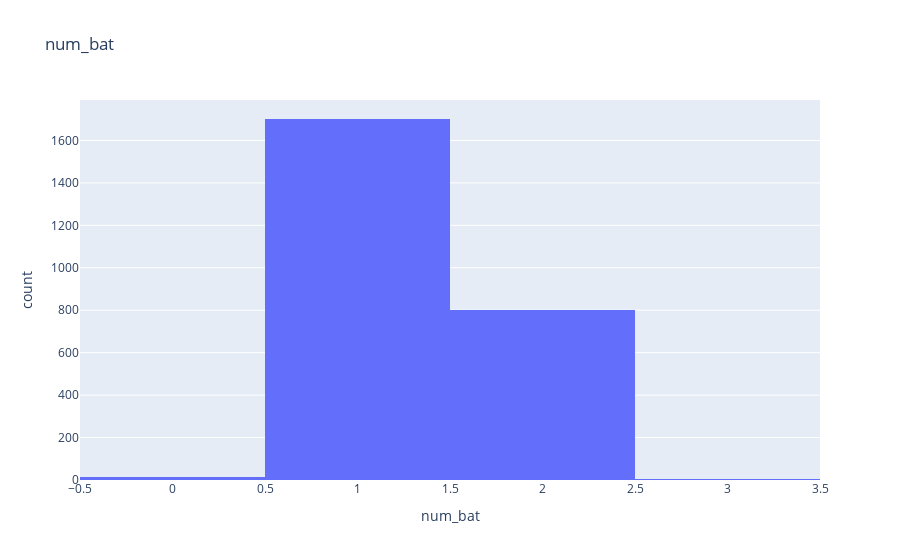

Notebook source saved alongside this figure:
### Code cell
# Check distribution of num_bat.
fig_tmp = px.histogram(df_raw_hh, x= "num_bat", title= "num_bat")
fig_tmp.show()

# Seems we need to deal with some extreams.

### Figure 1 — Plotly figure (JSON) as saved in the notebook; plotly's stock layout.template omitted (floating-point values rounded to 4 significant figures; data arrays with more than 128 entries replaced by an {"elided": "..."} marker saying what was removed)
{"data": [{"alignmentgroup": "True", "bingroup": "x", "hovertemplate": "num_bat=%{x}<br>count=%{y}<extra></extra>", "legendgroup": "", "marker": {"color": "#636efa", "pattern": {"shape": ""}}, "name": "", "offsetgroup": "", "orientation": "v", "showlegend": false, "type": "histogram", "x": {"elided": "2520 int values"}, "xaxis": "x", "yaxis": "y"}], "layout": {"barmode": "relative", "legend": {"tracegroupgap": 0}, "title": {"text": "num_bat"}, "xaxis": {"anchor": "y", "domain": [0, 1], "title": {"text": "num_bat"}}, "yaxis": {"anchor": "x", "domain": [0, 1], "title": {"text": "count"}}}}
